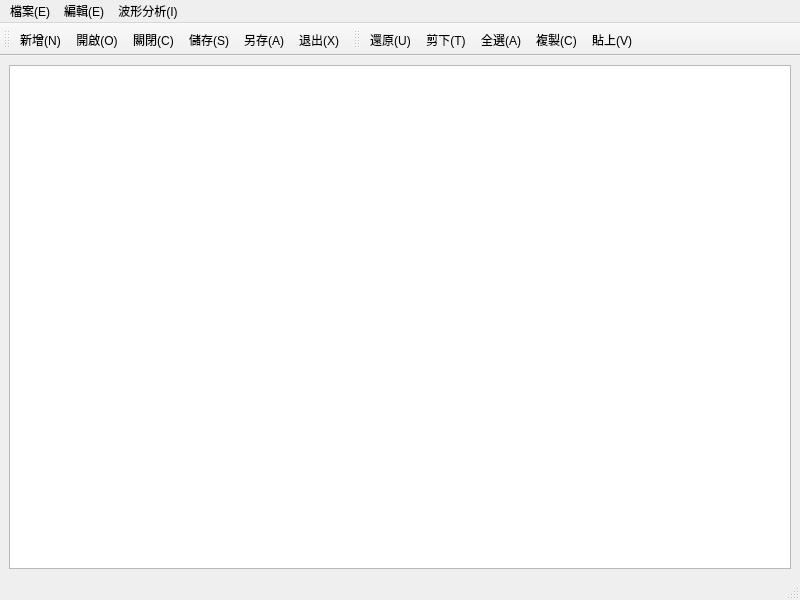
<?xml version="1.0" encoding="UTF-8"?>
<ui version="4.0">
 <class>MainWindow</class>
 <widget class="QMainWindow" name="MainWindow">
  <property name="geometry">
   <rect>
    <x>0</x>
    <y>0</y>
    <width>800</width>
    <height>600</height>
   </rect>
  </property>
  <property name="windowTitle">
   <string>MainWindow</string>
  </property>
  <widget class="QWidget" name="centralwidget">
   <layout class="QVBoxLayout" name="verticalLayout">
    <item>
     <widget class="QTextEdit" name="textEdit"/>
    </item>
   </layout>
  </widget>
  <widget class="QMenuBar" name="menubar">
   <property name="geometry">
    <rect>
     <x>0</x>
     <y>0</y>
     <width>800</width>
     <height>21</height>
    </rect>
   </property>
   <widget class="QMenu" name="menu_E">
    <property name="title">
     <string>檔案(E)</string>
    </property>
    <addaction name="action_N"/>
    <addaction name="action_O"/>
    <addaction name="action_C"/>
    <addaction name="separator"/>
    <addaction name="action_S"/>
    <addaction name="action_A"/>
    <addaction name="separator"/>
    <addaction name="action_X"/>
   </widget>
   <widget class="QMenu" name="menu_E_2">
    <property name="title">
     <string>編輯(E)</string>
    </property>
    <addaction name="action_U"/>
    <addaction name="action_T"/>
    <addaction name="action_A_2"/>
    <addaction name="action_C_2"/>
    <addaction name="action_V"/>
   </widget>
   <widget class="QMenu" name="menuWaveform_Analysis">
    <property name="title">
     <string>波形分析(I)</string>
    </property>
    <addaction name="actionSine_Wave"/>
    <addaction name="actionTriangle_Wave"/>
    <addaction name="actionSquare_Wave"/>
   </widget>
   <addaction name="menu_E"/>
   <addaction name="menu_E_2"/>
   <addaction name="menuWaveform_Analysis"/>
  </widget>
  <widget class="QStatusBar" name="statusbar"/>
  <widget class="QToolBar" name="toolBar">
   <property name="windowTitle">
    <string>toolBar</string>
   </property>
   <attribute name="toolBarArea">
    <enum>TopToolBarArea</enum>
   </attribute>
   <attribute name="toolBarBreak">
    <bool>false</bool>
   </attribute>
   <addaction name="action_N"/>
   <addaction name="action_O"/>
   <addaction name="action_C"/>
   <addaction name="action_S"/>
   <addaction name="action_A"/>
   <addaction name="action_X"/>
  </widget>
  <widget class="QToolBar" name="toolBar_2">
   <property name="windowTitle">
    <string>toolBar_2</string>
   </property>
   <attribute name="toolBarArea">
    <enum>TopToolBarArea</enum>
   </attribute>
   <attribute name="toolBarBreak">
    <bool>false</bool>
   </attribute>
   <addaction name="action_U"/>
   <addaction name="action_T"/>
   <addaction name="action_A_2"/>
   <addaction name="action_C_2"/>
   <addaction name="action_V"/>
  </widget>
  <action name="action_N">
   <property name="icon">
    <iconset resource="images/designwindow.qrc">
     <normaloff>:/images/new.png</normaloff>:/images/new.png</iconset>
   </property>
   <property name="text">
    <string>新增(N)</string>
   </property>
   <property name="shortcut">
    <string>Ctrl+Z</string>
   </property>
  </action>
  <action name="action_O">
   <property name="icon">
    <iconset resource="images/designwindow.qrc">
     <normaloff>:/images/open.png</normaloff>:/images/open.png</iconset>
   </property>
   <property name="text">
    <string>開啟(O)</string>
   </property>
   <property name="shortcut">
    <string>Ctrl+O</string>
   </property>
  </action>
  <action name="action_C">
   <property name="text">
    <string>關閉(C)</string>
   </property>
  </action>
  <action name="action_S">
   <property name="icon">
    <iconset resource="images/designwindow.qrc">
     <normaloff>:/images/save.png</normaloff>:/images/save.png</iconset>
   </property>
   <property name="text">
    <string>儲存(S)</string>
   </property>
   <property name="shortcut">
    <string>Ctrl+S</string>
   </property>
  </action>
  <action name="action_A">
   <property name="text">
    <string>另存(A)</string>
   </property>
  </action>
  <action name="action_X">
   <property name="text">
    <string>退出(X)</string>
   </property>
  </action>
  <action name="action_U">
   <property name="icon">
    <iconset resource="images/designwindow.qrc">
     <normaloff>:/images/undo.png</normaloff>:/images/undo.png</iconset>
   </property>
   <property name="text">
    <string>還原(U)</string>
   </property>
   <property name="shortcut">
    <string>Ctrl+Z</string>
   </property>
  </action>
  <action name="action_T">
   <property name="icon">
    <iconset resource="images/designwindow.qrc">
     <normaloff>:/images/cut.png</normaloff>:/images/cut.png</iconset>
   </property>
   <property name="text">
    <string>剪下(T)</string>
   </property>
   <property name="shortcut">
    <string>Ctrl+X</string>
   </property>
  </action>
  <action name="action_C_2">
   <property name="icon">
    <iconset resource="images/designwindow.qrc">
     <normaloff>:/images/copy.png</normaloff>:/images/copy.png</iconset>
   </property>
   <property name="text">
    <string>複製(C)</string>
   </property>
   <property name="shortcut">
    <string>Ctrl+C</string>
   </property>
  </action>
  <action name="action_A_2">
   <property name="text">
    <string>全選(A)</string>
   </property>
   <property name="shortcut">
    <string>Ctrl+A</string>
   </property>
  </action>
  <action name="action_V">
   <property name="icon">
    <iconset resource="images/designwindow.qrc">
     <normaloff>:/images/save.png</normaloff>:/images/save.png</iconset>
   </property>
   <property name="text">
    <string>貼上(V)</string>
   </property>
   <property name="shortcut">
    <string>Ctrl+V</string>
   </property>
  </action>
  <action name="actionSine_Wave">
   <property name="text">
    <string>正弦波</string>
   </property>
  </action>
  <action name="actionTriangle_Wave">
   <property name="text">
    <string>三角波</string>
   </property>
  </action>
  <action name="actionSquare_Wave">
   <property name="text">
    <string>方波</string>
   </property>
  </action>
 </widget>
 <resources>
  <include location="images/designwindow.qrc"/>
 </resources>
 <connections/>
</ui>
